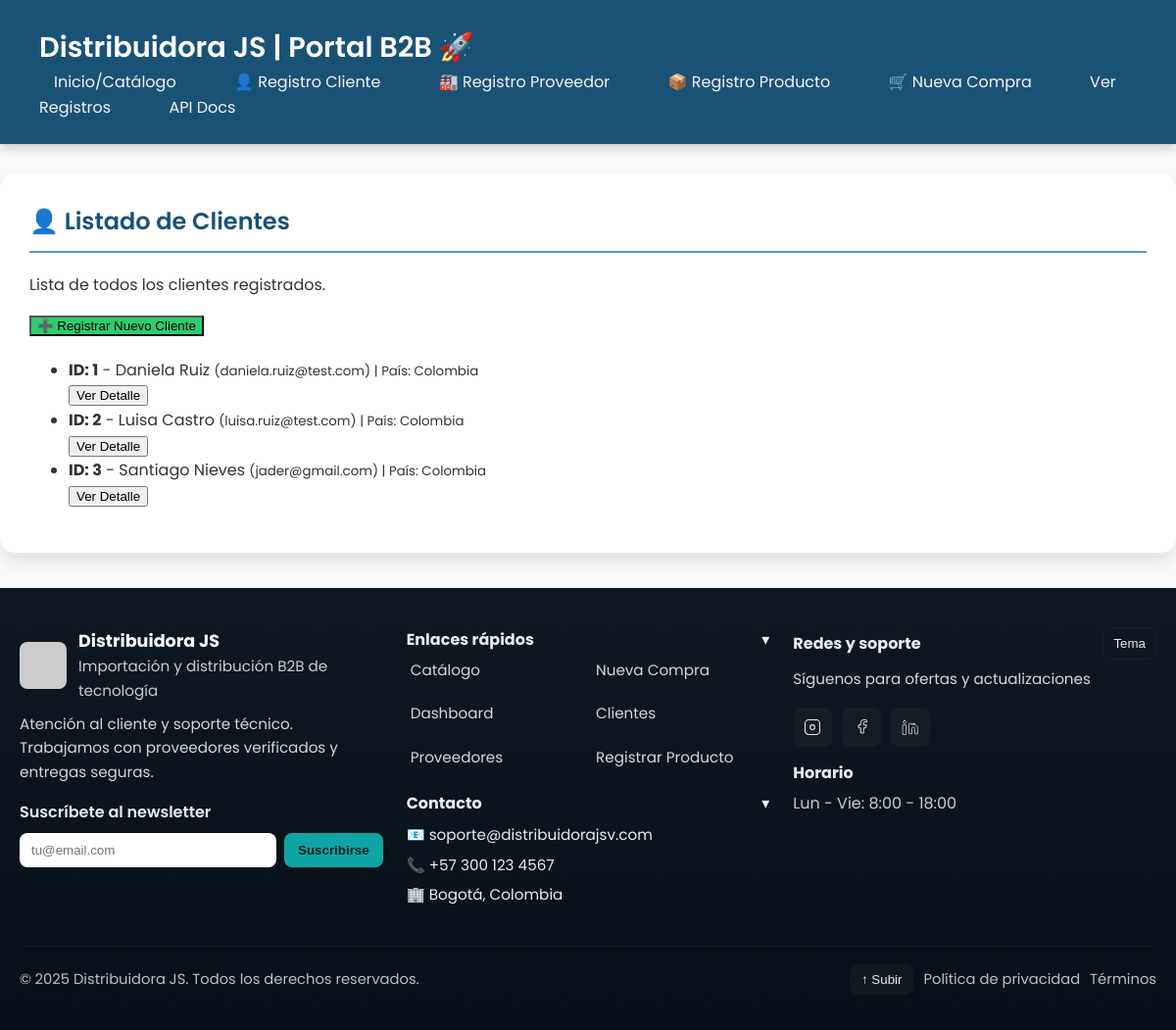
Page /clientes/listado on the earlier database version.
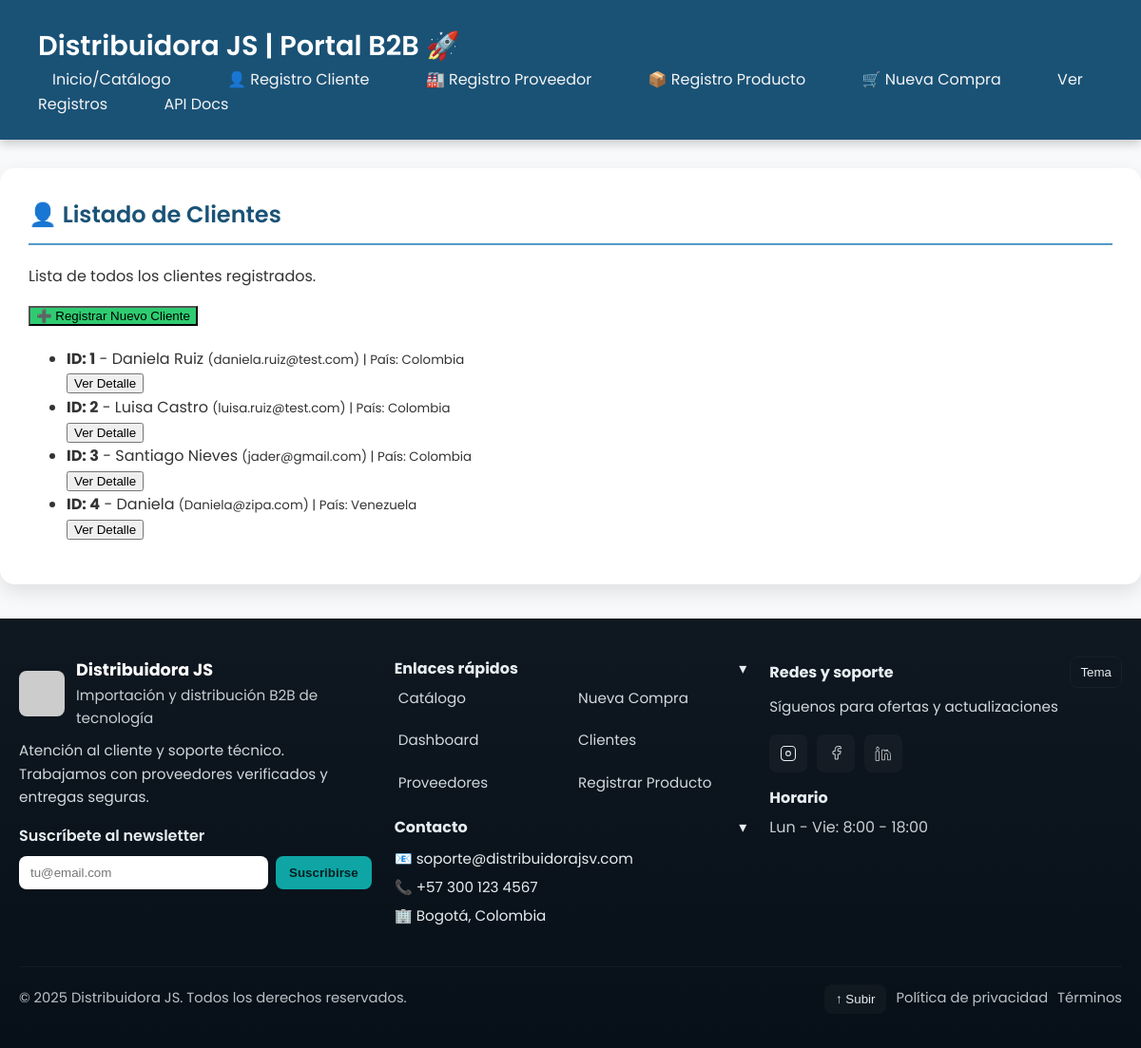
Same page on the later database version.
### models.py (models this page shows)
class ClienteBase(BaseModel):
    nombre: str = Field(index=True)
    email: str = Field(unique=True, index=True)
    password_hash: str
    pais: str
    ciudad: str
    direccion_envio: str
    telefono: Optional[str] = None

class Cliente(ClienteBase, table=True):
    compras: List["Compra"] = Relationship(back_populates="cliente")

### main.py (the view)
@app.get("/clientes/listado", response_class=HTMLResponse, tags=["0. VISTAS"])
def read_clientes_html(request: Request, session: SessionDep):
    clientes = session.exec(select(models.Cliente)).all()
    return templates.TemplateResponse(
        request=request,
        name="listado_clientes.html",
        context={"clientes": clientes, "titulo": "Listado de Clientes"}
    )

### templates/listado_clientes.html
{% extends "base.html" %}
{% block content %}
    <h2>👤 {{ titulo }}</h2>
    <p>Lista de todos los clientes registrados.</p>
    <div class="actions" style="margin-bottom: 20px;">
        <a href="/clientes/registro"><button style="background-color: #2ecc71;">➕ Registrar Nuevo Cliente</button></a>
    </div>
    {% if clientes %}
        <ul class="data-list">
        {% for cliente in clientes %}
            <li>
                <div class="data-details">
                    <strong>ID: {{ cliente.id }}</strong> -
                    {{ cliente.nombre }}
                    <small>({{ cliente.email }}) | País: {{ cliente.pais }}</small>
                </div>
                <div class="actions">
                    <a href="/clientes/{{ cliente.id }}"><button>Ver Detalle</button></a>
                    </div>
            </li>
        {% endfor %}
        </ul>
    {% else %}
        <p>No hay clientes registrados.</p>
    {% endif %}
{% endblock %}

Differences in the rows shown:
added Cliente: id "4", nombre "Daniela", email "Daniela@zipa.com", pais "Venezuela"
